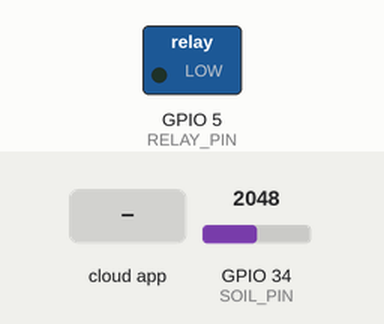
The sketch below on a simulated ESP32. Parts: switched loads named in the sketch (green lamp = pin HIGH). The inputs (shaded band) are chosen by the test bench; at power-on: GPIO 34 (SOIL_PIN) = 2048. WiFi joins after 1.5 s; servers stay silent unless stated; what the sketch prints to the serial monitor is not drawn.

Above: at 2.7 s.
2.8 s: the phone or cloud app sets motor to 0
At 4.0 s:
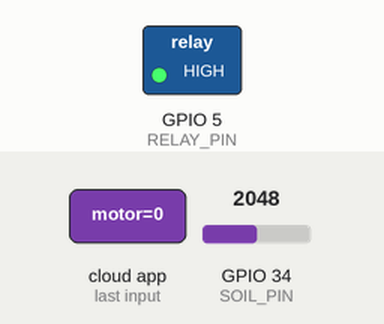
5.2 s: GPIO 34 (SOIL_PIN) set to 2444
7.3 s: GPIO 34 (SOIL_PIN) set to 2554
At 8.8 s:
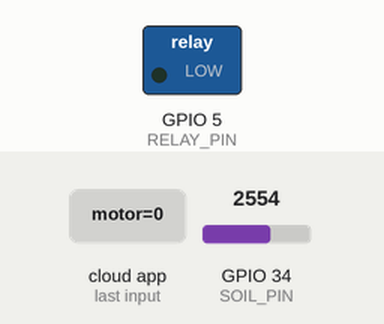
Timing chart, 0 to 10.3 s (numbered marks = the images above; inputs shaded):
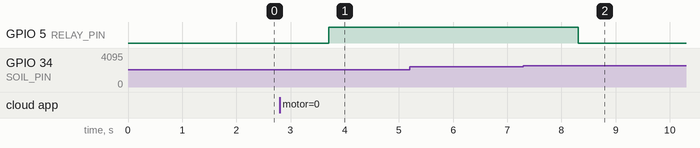

The sketch:

cloudvar_oct03a.ino
```cpp
#include "arduino_secrets.h"


#include <ArduinoIoTCloud.h>
#include <Arduino_ConnectionHandler.h>
#include "thingProperties.h"

#define RXD2 16
#define TXD2 17
#define RELAY_PIN 5
#define SOIL_PIN 34   // Single soil sensor input

byte npkRequest[] = {0x01,0x03,0x00,0x1E,0x00,0x03,0xE5,0xCC};

void setup() {
  Serial.begin(9600);
  delay(1500);

  pinMode(RELAY_PIN, OUTPUT);
  digitalWrite(RELAY_PIN, LOW);  // Motor OFF at startup

  Serial2.begin(9600, SERIAL_8N1, RXD2, TXD2);

  initProperties();
  ArduinoCloud.begin(ArduinoIoTPreferredConnection);

  setDebugMessageLevel(2);
  ArduinoCloud.printDebugInfo();
}

void loop() {
  ArduinoCloud.update();

  // --- Read NPK Sensor via RS485 ---
  Serial2.write(npkRequest, sizeof(npkRequest));
  delay(200);

  if (Serial2.available() >= 11) {
    byte response[11];
    for (int i = 0; i < 11; i++) {
      response[i] = Serial2.read();
    }

    uint16_t nitrogen   = (uint16_t)response[3] << 8 | response[4];
    uint16_t phosphorus = (uint16_t)response[5] << 8 | response[6];
    uint16_t potassium  = (uint16_t)response[7] << 8 | response[8];

    // - Clamp to realistic ranges -
    nitrogen   = constrain(map(nitrogen, 0, 65535, 0, 500), 0, 500);
    phosphorus = constrain(map(phosphorus, 0, 65535, 0, 300), 0, 300);
    potassium  = constrain(map(potassium, 0, 65535, 0, 800), 0, 800);

    // - Classify nutrient levels -
    String nStatus = (nitrogen < 280) ? "Low" : (nitrogen <= 450 ? "Correct" : "High");
    String pStatus = (phosphorus < 22) ? "Low" : (phosphorus <= 55 ? "Correct" : "High");
    String kStatus = (potassium < 110) ? "Low" : (potassium <= 280 ? "Correct" : "High");

    // - Update Dashboard String -
    nPKSENSOR = "N=" + String(nitrogen) + "(" + nStatus + "), " +
                "P=" + String(phosphorus) + "(" + pStatus + "), " +
                "K=" + String(potassium) + "(" + kStatus + ")";

    Serial.println(nPKSENSOR);
  }

  // - Soil Moisture -
  int sensorValue = analogRead(SOIL_PIN);
  int moisturePercent = map(sensorValue, 0, 4095, 100, 0);
  soilmoisture = moisturePercent;

  Serial.print("Soil Moisture = ");
  Serial.print(moisturePercent);
  Serial.println("%");

  // - Motor Control Logic -
  //   // Turn ON when dry (< 40%), Turn OFF when wet (> 70%)
  if (moisturePercent < 40 && !motor) {
    motor = true;
    digitalWrite(RELAY_PIN, LOW);  // Relay ON
    Serial.println("Soil is Dry → Motor ON");
  }
  else if (moisturePercent > 70 && motor) {
    motor = false;
    digitalWrite(RELAY_PIN, HIGH); // Relay OFF
    Serial.println("Soil is Wet → Motor OFF");
  }

  delay(2000); // keeps loop stable
}

void onMotorChange() {
  if (motor) {
    digitalWrite(RELAY_PIN, LOW);
    Serial.println("Motor ON (Cloud)");
  } else {
    digitalWrite(RELAY_PIN, HIGH);
    Serial.println("Motor OFF (Cloud)");
  }
}

void onNPKSENSORChange() {
  // Called when Cloud edits the string
}

void onSoilmoistureChange() {
  // Optional usage
}
```

arduino_secrets.h
```cpp
#define SECRET_DEVICE_KEY ""
#define SECRET_OPTIONAL_PASS ""
#define SECRET_SSID ""
```

thingProperties.h
```cpp
// Code generated by Arduino IoT Cloud, DO NOT EDIT.

#include <ArduinoIoTCloud.h>
#include <Arduino_ConnectionHandler.h>

const char DEVICE_LOGIN_NAME[]  = "4050b67a-ba39-4d34-adbb-810041401643";

const char SSID[]               = SECRET_SSID;    // Network SSID (name)
const char PASS[]               = SECRET_OPTIONAL_PASS;    // Network password (use for WPA, or use as key for WEP)
const char DEVICE_KEY[]  = SECRET_DEVICE_KEY;    // Secret device password

void onNPKSENSORChange();
void onMotorChange();

String nPKSENSOR;
int soilmoisture;
bool motor;

void initProperties(){

  ArduinoCloud.setBoardId(DEVICE_LOGIN_NAME);
  ArduinoCloud.setSecretDeviceKey(DEVICE_KEY);
  ArduinoCloud.addProperty(nPKSENSOR, READWRITE, ON_CHANGE, onNPKSENSORChange);
  ArduinoCloud.addProperty(soilmoisture, READ, ON_CHANGE, NULL);
  ArduinoCloud.addProperty(motor, READWRITE, ON_CHANGE, onMotorChange);

}

WiFiConnectionHandler ArduinoIoTPreferredConnection(SSID, PASS);
```

Measured:
- the behaviour switches between 2497 and 2498 on GPIO 34 (SOIL_PIN) (found by bisection; images 1 and 2)
- after the input at 2.8 s, GPIO 5 (RELAY_PIN): LOW → HIGH after 0.90 s
- after the input at 5.2 s, every drawn part: stays the same
- after the input at 7.3 s, GPIO 5 (RELAY_PIN): HIGH → LOW after 1.0 s
